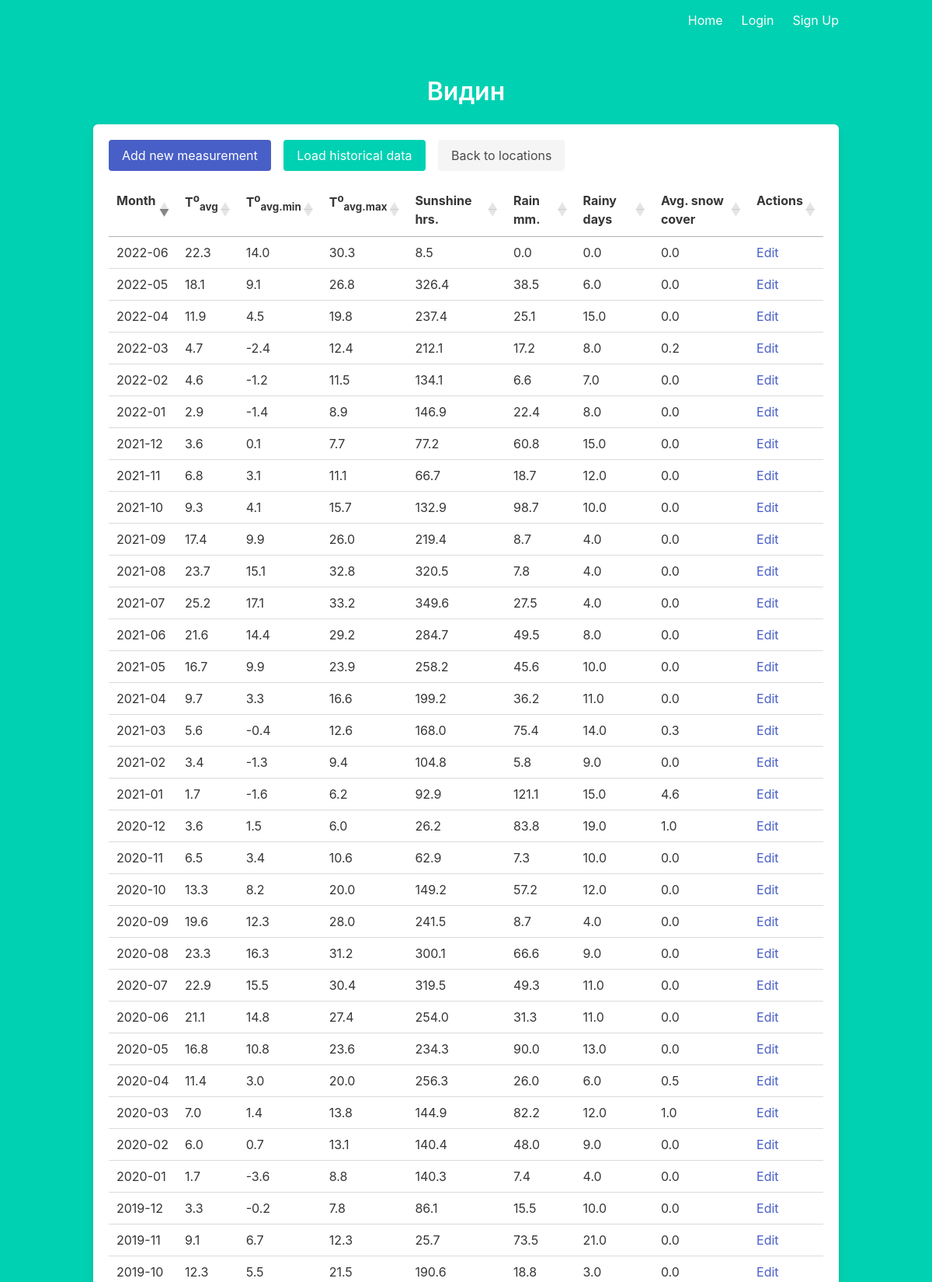
/locations/2 (upper part), run on the app's committed database.
### models.py (models this page shows)
class Location(db.Model):
    id = db.Column(db.Integer, primary_key=True)
    name = db.Column(db.String(100))
    valid_from = db.Column(db.String(7))
    valid_until = db.Column(db.String(7))
    measurements = db.relationship("MonthlyMeasurements")

class MonthlyMeasurements(db.Model):
    id = db.Column(db.Integer, primary_key=True)
    year = db.Column(db.Integer, nullable=False)
    month = db.Column(db.Integer, nullable=False)
    location = db.Column(db.Integer, db.ForeignKey('location.id'))
    average_temp = db.Column(db.Float)
    days_with_snow_coverage = db.Column(db.Integer)
    average_snow_coverage = db.Column(db.Float)
    average_snow_coverage_only_available = db.Column(db.Float)
    sunshine_hours = db.Column(db.Float)
    average_max_temp = db.Column(db.Float)
    average_min_temp = db.Column(db.Float)
    rainy_days = db.Column(db.Integer)
    rainfall = db.Column(db.Float)

### main.py (the view)
@main.route('/locations/<id>')
def location(id):
    location = Location.query.filter_by(id=id).first()
    return render_template('location.html', current_user=current_user, location=location)

### templates/location.html (shortened to what this page needs)
{% extends "base.html" %}
{% block content %}
<h1 class="title has-text-centered">
  {{ location.name }}
</h1>
<div class="box" style="min-height: 70vh">
  <a class="button is-link" href="/measurements/new?location={{ location.id }}">Add new measurement</a>
  <button id="load-data-btn" class="button is-primary modal-button ml-3" data-target="modal" aria-haspopup="true">Load historical data</button>
  <a class="button is-light ml-3" href="/locations">Back to locations</a>
  <div class="block mt-4">
    <table id="measurements" class="table is-hoverable">
      <thead>
        <th>
          Month
        </th>
        <th>
          T<sup>o</sup><sub>avg</sub>
        </th>
        <th>
          T<sup>o</sup><sub>avg.min</sub>
        </th>
        <th>
          T<sup>o</sup><sub>avg.max</sub>
        </th>
        <th>
          Sunshine hrs.
        </th>
        <th>
          Rain mm.
        </th>
        <th>
          Rainy days
        </th>
        <th>
          Avg. snow cover
        </th>
        <th>
          Actions
        </th>
      </thead>
      <tbody>
        {% for measurement in location.measurements %}
          <tr>
            <td>
              {{ measurement.year }}-{{ (measurement.month|string).rjust(2, '0') }}
            </td>
            <td>
              {{ measurement.average_temp }}
            </td>
            <td>
              {{ measurement.average_min_temp }}
            </td>
            <td>
              {{ measurement.average_max_temp }}
            </td>
            <td>
              {{ measurement.sunshine_hours }}
            </td>
            <td>
              {{ measurement.rainfall }}
            </td>
            <td>
              {{ measurement.rainy_days }}
            </td>
            <td>
              {{ measurement.average_snow_coverage }}
            </td>
            <td>
              <a class="has-text-link" href="/measurements/{{ measurement.id }}/edit">Edit</a>
            </td>
          </tr>
        {% endfor %}
      </tbody>
    </table>
  </div>
</div>
{% endblock %}

### data on the page
Location: name "Видин"
MonthlyMeasurements: year "2021", month "09", average_temp "17.4", average_min_temp "9.9", average_max_temp "26.0", sunshine_hours "219.4", rainfall "8.7", rainy_days "4.0", average_snow_coverage "0.0"
MonthlyMeasurements: year "2021", month "10", average_temp "9.3", average_min_temp "4.1", average_max_temp "15.7", sunshine_hours "132.9", rainfall "98.7", rainy_days "10.0", average_snow_coverage "0.0"
MonthlyMeasurements: year "2021", month "11", average_temp "6.8", average_min_temp "3.1", average_max_temp "11.1", sunshine_hours "66.7", rainfall "18.7", rainy_days "12.0", average_snow_coverage "0.0"
MonthlyMeasurements: year "2022", month "01", average_temp "2.9", average_min_temp "-1.4", average_max_temp "8.9", sunshine_hours "146.9", rainfall "22.4", rainy_days "8.0", average_snow_coverage "0.0"
MonthlyMeasurements: year "2021", month "12", average_temp "3.6", average_min_temp "0.1", average_max_temp "7.7", sunshine_hours "77.2", rainfall "60.8", rainy_days "15.0", average_snow_coverage "0.0"
MonthlyMeasurements: year "2022", month "02", average_temp "4.6", average_min_temp "-1.2", average_max_temp "11.5", sunshine_hours "134.1", rainfall "6.6", rainy_days "7.0", average_snow_coverage "0.0"
MonthlyMeasurements: year "2022", month "03", average_temp "4.7", average_min_temp "-2.4", average_max_temp "12.4", sunshine_hours "212.1", rainfall "17.2", rainy_days "8.0", average_snow_coverage "0.2"
MonthlyMeasurements: year "2022", month "05", average_temp "18.1", average_min_temp "9.1", average_max_temp "26.8", sunshine_hours "326.4", rainfall "38.5", rainy_days "6.0", average_snow_coverage "0.0"
MonthlyMeasurements: year "2022", month "06", average_temp "22.3", average_min_temp "14.0", average_max_temp "30.3", sunshine_hours "8.5", rainfall "0.0", rainy_days "0.0", average_snow_coverage "0.0"
MonthlyMeasurements: year "2022", month "04", average_temp "11.9", average_min_temp "4.5", average_max_temp "19.8", sunshine_hours "237.4", rainfall "25.1", rainy_days "15.0", average_snow_coverage "0.0"
MonthlyMeasurements: year "2019", month "10", average_temp "12.3", average_min_temp "5.5", average_max_temp "21.5", sunshine_hours "190.6", rainfall "18.8", rainy_days "3.0", average_snow_coverage "0.0"
MonthlyMeasurements: year "2019", month "11", average_temp "9.1", average_min_temp "6.7", average_max_temp "12.3", sunshine_hours "25.7", rainfall "73.5", rainy_days "21.0", average_snow_coverage "0.0"
MonthlyMeasurements: year "2019", month "12", average_temp "3.3", average_min_temp "-0.2", average_max_temp "7.8", sunshine_hours "86.1", rainfall "15.5", rainy_days "10.0", average_snow_coverage "0.0"
MonthlyMeasurements: year "2020", month "01", average_temp "1.7", average_min_temp "-3.6", average_max_temp "8.8", sunshine_hours "140.3", rainfall "7.4", rainy_days "4.0", average_snow_coverage "0.0"
MonthlyMeasurements: year "2020", month "02", average_temp "6.0", average_min_temp "0.7", average_max_temp "13.1", sunshine_hours "140.4", rainfall "48.0", rainy_days "9.0", average_snow_coverage "0.0"
MonthlyMeasurements: year "2020", month "03", average_temp "7.0", average_min_temp "1.4", average_max_temp "13.8", sunshine_hours "144.9", rainfall "82.2", rainy_days "12.0", average_snow_coverage "1.0"
MonthlyMeasurements: year "2020", month "04", average_temp "11.4", average_min_temp "3.0", average_max_temp "20.0", sunshine_hours "256.3", rainfall "26.0", rainy_days "6.0", average_snow_coverage "0.5"
MonthlyMeasurements: year "2020", month "05", average_temp "16.8", average_min_temp "10.8", average_max_temp "23.6", sunshine_hours "234.3", rainfall "90.0", rainy_days "13.0", average_snow_coverage "0.0"
MonthlyMeasurements: year "2020", month "06", average_temp "21.1", average_min_temp "14.8", average_max_temp "27.4", sunshine_hours "254.0", rainfall "31.3", rainy_days "11.0", average_snow_coverage "0.0"
MonthlyMeasurements: year "2020", month "07", average_temp "22.9", average_min_temp "15.5", average_max_temp "30.4", sunshine_hours "319.5", rainfall "49.3", rainy_days "11.0", average_snow_coverage "0.0"
MonthlyMeasurements: year "2020", month "08", average_temp "23.3", average_min_temp "16.3", average_max_temp "31.2", sunshine_hours "300.1", rainfall "66.6", rainy_days "9.0", average_snow_coverage "0.0"
MonthlyMeasurements: year "2020", month "09", average_temp "19.6", average_min_temp "12.3", average_max_temp "28.0", sunshine_hours "241.5", rainfall "8.7", rainy_days "4.0", average_snow_coverage "0.0"
MonthlyMeasurements: year "2020", month "10", average_temp "13.3", average_min_temp "8.2", average_max_temp "20.0", sunshine_hours "149.2", rainfall "57.2", rainy_days "12.0", average_snow_coverage "0.0"
MonthlyMeasurements: year "2020", month "11", average_temp "6.5", average_min_temp "3.4", average_max_temp "10.6", sunshine_hours "62.9", rainfall "7.3", rainy_days "10.0", average_snow_coverage "0.0"
MonthlyMeasurements: year "2020", month "12", average_temp "3.6", average_min_temp "1.5", average_max_temp "6.0", sunshine_hours "26.2", rainfall "83.8", rainy_days "19.0", average_snow_coverage "1.0"
MonthlyMeasurements: year "2021", month "01", average_temp "1.7", average_min_temp "-1.6", average_max_temp "6.2", sunshine_hours "92.9", rainfall "121.1", rainy_days "15.0", average_snow_coverage "4.6"
MonthlyMeasurements: year "2021", month "02", average_temp "3.4", average_min_temp "-1.3", average_max_temp "9.4", sunshine_hours "104.8", rainfall "5.8", rainy_days "9.0", average_snow_coverage "0.0"
MonthlyMeasurements: year "2021", month "03", average_temp "5.6", average_min_temp "-0.4", average_max_temp "12.6", sunshine_hours "168.0", rainfall "75.4", rainy_days "14.0", average_snow_coverage "0.3"
MonthlyMeasurements: year "2021", month "04", average_temp "9.7", average_min_temp "3.3", average_max_temp "16.6", sunshine_hours "199.2", rainfall "36.2", rainy_days "11.0", average_snow_coverage "0.0"
MonthlyMeasurements: year "2021", month "05", average_temp "16.7", average_min_temp "9.9", average_max_temp "23.9", sunshine_hours "258.2", rainfall "45.6", rainy_days "10.0", average_snow_coverage "0.0"
MonthlyMeasurements: year "2021", month "06", average_temp "21.6", average_min_temp "14.4", average_max_temp "29.2", sunshine_hours "284.7", rainfall "49.5", rainy_days "8.0", average_snow_coverage "0.0"
MonthlyMeasurements: year "2021", month "07", average_temp "25.2", average_min_temp "17.1", average_max_temp "33.2", sunshine_hours "349.6", rainfall "27.5", rainy_days "4.0", average_snow_coverage "0.0"
MonthlyMeasurements: year "2021", month "08", average_temp "23.7", average_min_temp "15.1", average_max_temp "32.8", sunshine_hours "320.5", rainfall "7.8", rainy_days "4.0", average_snow_coverage "0.0"
